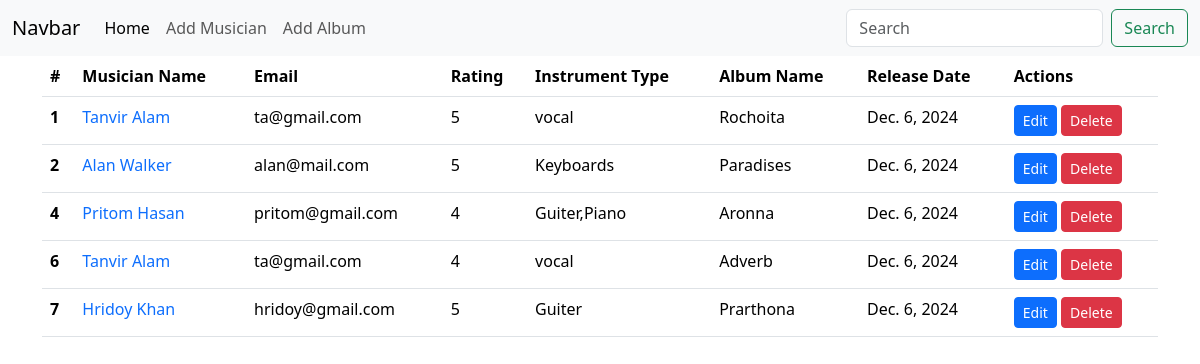
The page / on the database its author committed.
### album/models.py (models this page shows)
class Album(models.Model):
    name=models.CharField(max_length=50)
    musician=models.ForeignKey(Musician,on_delete=models.CASCADE)
    release=models.DateField(default=date.today)
    levels=(
        ('1','1'),
        ('2','2'),
        ('3','3'),
        ('4','4'),
        ('5','5'),
    )
    rating=models.CharField(max_length=10,choices=levels)
    def __str__(self) -> str:
        return f"Album Name: {self.name}"

### musician/models.py (models this page shows, shortened)
class Musician(models.Model):
    f_name=models.CharField(max_length=50)  #labels="First Name" will be added later on forms
    l_name=models.CharField(max_length=50)
    email=models.EmailField(default="example@example.com")
    phone_number = models.CharField(max_length=12)
    instrument_type=models.CharField(max_length=20,null=True)

### Musician_project/views.py (the view)
# urls.py: path('',views.home,name='homepage'),
def home(request):
    albums=Album.objects.all()
    return render(request,'home.html',{'albums':albums})

### templates/home.html (shortened to what this page needs)
{%extends 'base.html'%}
{% block content%}
<!DOCTYPE html>
<html lang="en">
<head>
</head>
<body>
    <div class="container">
        <table class="table">
            <thead>
              <tr>
                <th scope="col">#</th>
                <th scope="col">Musician Name</th>
                <th scope="col">Email</th>
                <th scope="col">Rating</th>
                <th scope="col">Instrument Type</th>
                <th scope="col">Album Name</th>
                <th scope="col">Release Date</th>
                <th scope="col">Actions</th>
              </tr>
            </thead>
            <tbody>
              {% for album in albums%}
              <tr>
                <th scope="row">{{album.id}}</th>
                <td><a href="{% url 'edit_muscian' album.musician.id %}" class=" text-decoration-none">{{album.musician.f_name}} {{album.musician.l_name}}</a></td>
                <td>{{album.musician.email}}</td>
                <td>{{album.rating}}</td>
                <td>{{album.musician.instrument_type}}</td>
                <td>{{album.name}}</td>
                <td>{{album.release}}</td>
                <td>
                 <button type="submit"  class="btn btn-primary btn-sm"> <a href="{% url 'edit_album' album.id %}" class=" text-decoration-none text-white">Edit</a></button>
                 <button type="submit" class="btn btn-danger btn-sm"><a href="{% url 'delete_album' album.id %}" class=" text-decoration-none text-white">Delete</a></button>
                </td>
              </tr>
             {%endfor%}
            </tbody>
          </table>
        </div>
</body>
</html>
{%endblock%}

### templates/base.html (shortened to what this page needs)
<!DOCTYPE html>
<html lang="en">
    <head>
        <link rel="stylesheet" href="https://cdn.jsdelivr.net/npm/bootstrap@5.3.3/dist/css/bootstrap.min.css">
    </head>
    <body>
       <nav class="navbar navbar-expand-lg bg-body-tertiary">
        <div class="container-fluid">
          <a class="navbar-brand" href="#">Navbar</a>
          <div class="collapse navbar-collapse" id="navbarSupportedContent">
            <ul class="navbar-nav me-auto mb-2 mb-lg-0">
              <li class="nav-item">
                <a class="nav-link active" aria-current="page" href="{% url 'homepage' %}">Home</a>
              </li>
              <li class="nav-item">
                <a class="nav-link" href="{% url 'add_muscian' %}">Add Musician</a>
              </li>
              <li class="nav-item">
                <a class="nav-link" href="{% url 'add_album' %}">Add Album</a>
              </li>
            </ul>
            <form class="d-flex" role="search">
              <input class="form-control me-2" type="search" placeholder="Search" aria-label="Search">
              <button class="btn btn-outline-success" type="submit">Search</button>
            </form>
          </div>
        </div>
      </nav>
        {% block content%}
        {% endblock %}
    </body>
</html>

### rows shown on the page
Album: id "1", musician.f_name "Tanvir", musician.l_name "Alam", musician.email "ta@gmail.com", rating "5", musician.instrument_type "vocal", name "Rochoita", release "Dec. 6, 2024"
Album: id "2", musician.f_name "Alan", musician.l_name "Walker", musician.email "alan@mail.com", rating "5", musician.instrument_type "Keyboards", name "Paradises", release "Dec. 6, 2024"
Album: id "4", musician.f_name "Pritom", musician.l_name "Hasan", musician.email "pritom@gmail.com", rating "4", musician.instrument_type "Guiter,Piano", name "Aronna", release "Dec. 6, 2024"
Album: id "6", musician.f_name "Tanvir", musician.l_name "Alam", musician.email "ta@gmail.com", rating "4", musician.instrument_type "vocal", name "Adverb", release "Dec. 6, 2024"
Album: id "7", musician.f_name "Hridoy", musician.l_name "Khan", musician.email "hridoy@gmail.com", rating "5", musician.instrument_type "Guiter", name "Prarthona", release "Dec. 6, 2024"
